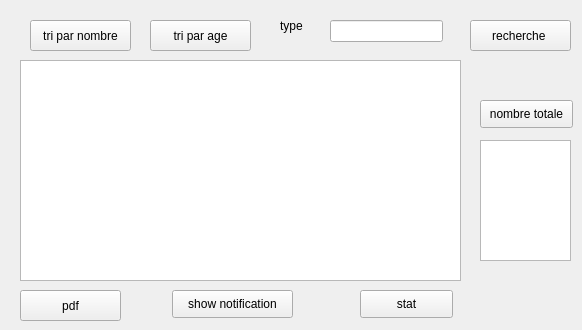
        <widget class="QWidget" name="tab_22">
         <attribute name="title">
          <string>métier</string>
         </attribute>
         <widget class="QTableView" name="tab_23">
          <property name="geometry">
           <rect>
            <x>20</x>
            <y>60</y>
            <width>441</width>
            <height>221</height>
           </rect>
          </property>
         </widget>
         <widget class="QPushButton" name="pushButton_5">
          <property name="geometry">
           <rect>
            <x>30</x>
            <y>20</y>
            <width>101</width>
            <height>31</height>
           </rect>
          </property>
          <property name="text">
           <string>tri par nombre</string>
          </property>
         </widget>
         <widget class="QPushButton" name="pushButton_6">
          <property name="geometry">
           <rect>
            <x>150</x>
            <y>20</y>
            <width>101</width>
            <height>31</height>
           </rect>
          </property>
          <property name="text">
           <string>tri par age</string>
          </property>
         </widget>
         <widget class="QPushButton" name="pushButton_7">
          <property name="geometry">
           <rect>
            <x>470</x>
            <y>20</y>
            <width>101</width>
            <height>31</height>
           </rect>
          </property>
          <property name="text">
           <string>recherche </string>
          </property>
         </widget>
         <widget class="QLabel" name="label_68">
          <property name="geometry">
           <rect>
            <x>280</x>
            <y>10</y>
            <width>41</width>
            <height>31</height>
           </rect>
          </property>
          <property name="text">
           <string>type</string>
          </property>
         </widget>
         <widget class="QLineEdit" name="le_id_4">
          <property name="geometry">
           <rect>
            <x>330</x>
            <y>20</y>
            <width>113</width>
            <height>22</height>
           </rect>
          </property>
         </widget>
         <widget class="QPushButton" name="pushButton_8">
          <property name="geometry">
           <rect>
            <x>20</x>
            <y>290</y>
            <width>101</width>
            <height>31</height>
           </rect>
          </property>
          <property name="text">
           <string>pdf</string>
          </property>
         </widget>
         <widget class="QPushButton" name="pushButton_9">
          <property name="geometry">
           <rect>
            <x>360</x>
            <y>290</y>
            <width>93</width>
            <height>28</height>
           </rect>
          </property>
          <property name="text">
           <string>stat</string>
          </property>
         </widget>
         <widget class="QPushButton" name="pushButton_10">
          <property name="geometry">
           <rect>
            <x>172</x>
            <y>290</y>
            <width>121</width>
            <height>28</height>
           </rect>
          </property>
          <property name="text">
           <string>show notification</string>
          </property>
         </widget>
         <widget class="QPushButton" name="pushButton_11">
          <property name="geometry">
           <rect>
            <x>480</x>
            <y>100</y>
            <width>93</width>
            <height>28</height>
           </rect>
          </property>
          <property name="text">
           <string>nombre totale</string>
          </property>
         </widget>
         <widget class="QListView" name="list1">
          <property name="geometry">
           <rect>
            <x>480</x>
            <y>140</y>
            <width>91</width>
            <height>121</height>
           </rect>
          </property>
         </widget>
        </widget>
